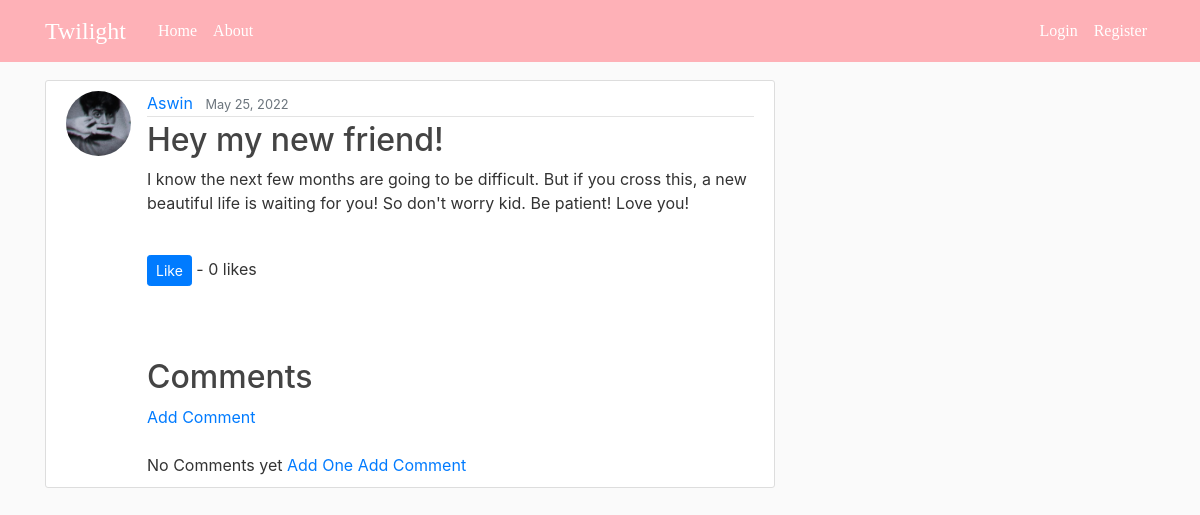
Screenshot of /post/42/ with the database file from the repository.
### blog/models.py (models this page shows, shortened)
class Post(models.Model):
    title = models.CharField(max_length=100)
    content = models.TextField()
    date_posted = models.DateTimeField(default=timezone.now)
    author = models.ForeignKey(User, on_delete=models.CASCADE)
    likes = models.ManyToManyField(User, related_name='blog_posts')
    def total_likes(self):
        return self.likes.count()

### users/models.py (models this page shows, shortened)
class Profile(models.Model):
    user = models.OneToOneField(User, on_delete=models.CASCADE)
    image = models.ImageField(default='default.jpg', upload_to='profile_pics')

### blog/views.py (the view)
# urls.py: path('post/<int:pk>/', PostDetailView.as_view(), name='post-detail'),
class PostDetailView(DetailView):
    model = Post
    template_name = 'blog/post_detail.html'
    def get_context_data(self, *args, **kwargs):
        c_menu = Post.objects.all()
        context = super(PostDetailView, self).get_context_data()
        stuff = get_object_or_404(Post, id=self.kwargs['pk'])
        total_likes = stuff.total_likes()
        context["c_menu"] = c_menu
        context["total_likes"] = total_likes
        return context

### blog/templates/blog/post_detail.html (shortened to what this page needs)
{% extends "blog/base.html" %}
{% block content %}
  <article class="media content-section">
    <img class="rounded-circle article-img" src="{{ object.author.profile.image.url }}">
    <div class="media-body">
      <div class="article-metadata">
        <a class="mr-2" href="{% url 'user-posts' object.author.username %}">{{ object.author }}</a>
        <small class="text-muted">{{ object.date_posted|date:"F d, Y" }}</small>
      </div>
      <h2 class="article-title">{{ object.title }}</h2>
      <p class="article-content">{{ object.content }}</p>
      <br/>
            <form action="{% url 'like_post' post.pk %}" method="POST">
              <button type="subimit", name="post_id", value="{{ post.id }}", class="btn btn-primary btn-sm"> Like </button> - {{ total_likes }} likes
            </form>
      <br/><br/>
      <br/>
      <h2>Comments </h2>
      <a href="{% url 'add_comment' post.pk %}">Add Comment</a>
      <br/><br/>
      {% if not post.comments.all %}
          No Comments yet <a href="#">
          Add One</a>
          <a href="{% url 'add_comment' post.pk %}">Add Comment</a>
      {% endif %}
    </div>
  </article>
{% endblock content %}

### blog/static/blog/main.css (style rules this page uses)
body { background: #fafafa; color: #333333; margin-top: 5rem; }
h1, h2, h3, h4, h5, h6 { color: #444444; }
.content-section { background: #ffffff; padding: 10px 20px; border: 1px solid #dddddd; border-radius: 3px; margin-bottom: 20px; }
.article-title { color: #444444; }
.article-content { white-space: pre-line; }
.article-img { height: 65px; width: 65px; margin-right: 16px; }
.article-metadata { padding-bottom: 1px; margin-bottom: 4px; border-bottom: 1px solid #e3e3e3 }

### rows the page displays
Post: author.profile.image (picture), author "Aswin", date_posted "May 25, 2022", title "Hey my new friend!", content "I know the next few months are going to be difficult. But if you cross this, a new beautiful life is waiting for you! So don't worry kid. Be patient! Love you!"

### other values shown
{{ total_likes }} "0"
